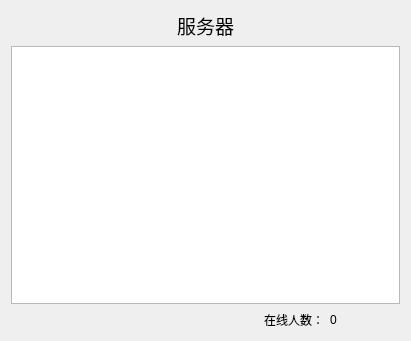
<?xml version="1.0" encoding="UTF-8"?>
<ui version="4.0">
 <class>Server</class>
 <widget class="QWidget" name="Server">
  <property name="geometry">
   <rect>
    <x>0</x>
    <y>0</y>
    <width>411</width>
    <height>341</height>
   </rect>
  </property>
  <property name="windowTitle">
   <string>Server</string>
  </property>
  <layout class="QGridLayout" name="gridLayout">
   <item row="0" column="0">
    <layout class="QVBoxLayout" name="verticalLayout">
     <item>
      <layout class="QHBoxLayout" name="horizontalLayout">
       <item>
        <spacer name="horizontalSpacer">
         <property name="orientation">
          <enum>Qt::Horizontal</enum>
         </property>
         <property name="sizeHint" stdset="0">
          <size>
           <width>40</width>
           <height>20</height>
          </size>
         </property>
        </spacer>
       </item>
       <item>
        <widget class="QLabel" name="label">
         <property name="font">
          <font>
           <pointsize>14</pointsize>
          </font>
         </property>
         <property name="text">
          <string>服务器</string>
         </property>
        </widget>
       </item>
       <item>
        <spacer name="horizontalSpacer_2">
         <property name="orientation">
          <enum>Qt::Horizontal</enum>
         </property>
         <property name="sizeHint" stdset="0">
          <size>
           <width>40</width>
           <height>20</height>
          </size>
         </property>
        </spacer>
       </item>
      </layout>
     </item>
     <item>
      <widget class="QTextEdit" name="textEdit"/>
     </item>
     <item>
      <layout class="QHBoxLayout" name="horizontalLayout_2">
       <item>
        <spacer name="horizontalSpacer_3">
         <property name="orientation">
          <enum>Qt::Horizontal</enum>
         </property>
         <property name="sizeHint" stdset="0">
          <size>
           <width>40</width>
           <height>20</height>
          </size>
         </property>
        </spacer>
       </item>
       <item>
        <widget class="QLabel" name="label_2">
         <property name="text">
          <string>在线人数：</string>
         </property>
        </widget>
       </item>
       <item>
        <widget class="QLabel" name="onlineLabel">
         <property name="minimumSize">
          <size>
           <width>70</width>
           <height>0</height>
          </size>
         </property>
         <property name="text">
          <string>0</string>
         </property>
        </widget>
       </item>
      </layout>
     </item>
    </layout>
   </item>
  </layout>
 </widget>
 <layoutdefault spacing="6" margin="11"/>
 <resources/>
 <connections/>
</ui>
